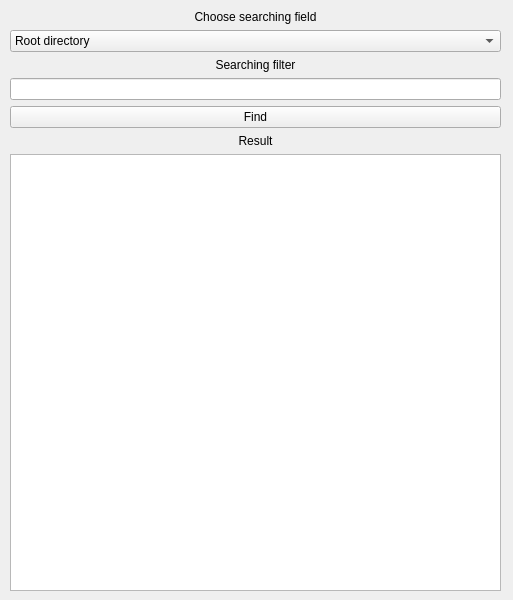
<?xml version="1.0" encoding="UTF-8"?>
<ui version="4.0">
 <class>MainWindow</class>
 <widget class="QMainWindow" name="MainWindow">
  <property name="geometry">
   <rect>
    <x>0</x>
    <y>0</y>
    <width>513</width>
    <height>600</height>
   </rect>
  </property>
  <property name="windowTitle">
   <string>MainWindow</string>
  </property>
  <widget class="QWidget" name="centralwidget">
   <widget class="QWidget" name="verticalLayoutWidget">
    <property name="geometry">
     <rect>
      <x>10</x>
      <y>10</y>
      <width>491</width>
      <height>581</height>
     </rect>
    </property>
    <layout class="QVBoxLayout" name="verticalLayout">
     <item>
      <widget class="QLabel" name="label">
       <property name="text">
        <string>Choose searching field</string>
       </property>
       <property name="alignment">
        <set>Qt::AlignCenter</set>
       </property>
      </widget>
     </item>
     <item>
      <widget class="QComboBox" name="field">
       <property name="sizePolicy">
        <sizepolicy hsizetype="Preferred" vsizetype="Fixed">
         <horstretch>0</horstretch>
         <verstretch>0</verstretch>
        </sizepolicy>
       </property>
       <property name="sizeAdjustPolicy">
        <enum>QComboBox::AdjustToContentsOnFirstShow</enum>
       </property>
       <item>
        <property name="text">
         <string>Root directory</string>
        </property>
       </item>
       <item>
        <property name="text">
         <string>Type</string>
        </property>
       </item>
      </widget>
     </item>
     <item>
      <widget class="QLabel" name="label_2">
       <property name="text">
        <string>Searching filter</string>
       </property>
       <property name="alignment">
        <set>Qt::AlignCenter</set>
       </property>
      </widget>
     </item>
     <item>
      <widget class="QLineEdit" name="lineEdit"/>
     </item>
     <item>
      <widget class="QPushButton" name="find">
       <property name="text">
        <string>Find</string>
       </property>
      </widget>
     </item>
     <item>
      <widget class="QLabel" name="label_3">
       <property name="text">
        <string>Result</string>
       </property>
       <property name="alignment">
        <set>Qt::AlignCenter</set>
       </property>
      </widget>
     </item>
     <item>
      <widget class="QListView" name="listView"/>
     </item>
    </layout>
   </widget>
  </widget>
 </widget>
 <resources/>
 <connections/>
</ui>
